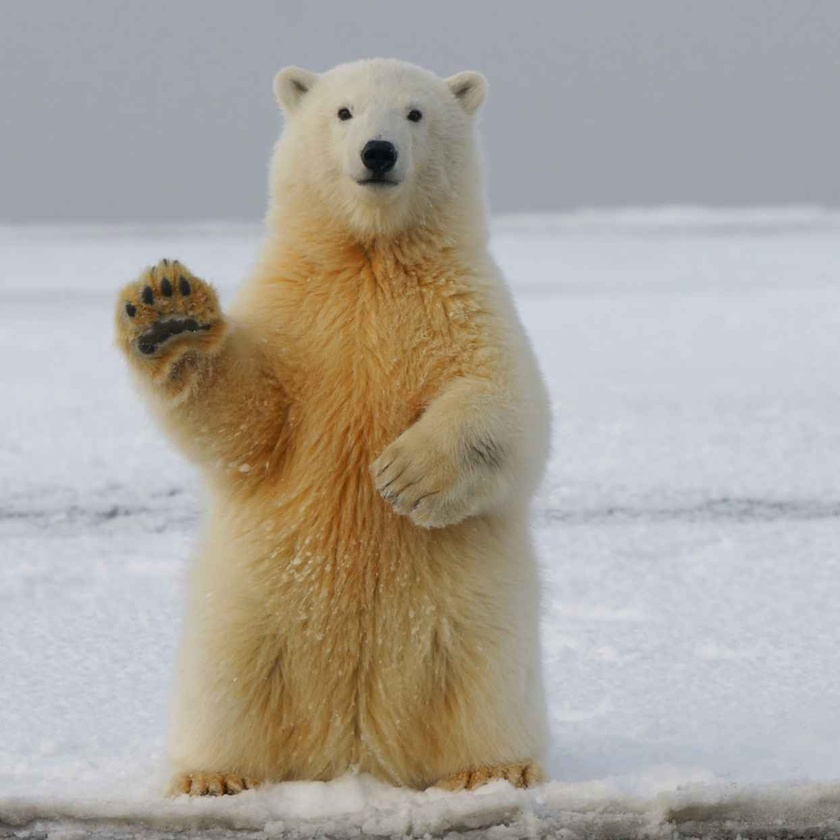
#> input picture image/triodoshippo_heroImageFullWidthMobile.jpg, 840 x 840 px, shrunk from 1244 x 1244 before the run, found by its file name
$ python 20220310.py   (older library calls are emulated)
#> lines starting #> are read from the running program, lines starting #| are printed output that depends on the picture
import cv2
import cv2 as cv
import matplotlib.pyplot as plt
import numpy as np

def image_contrast_enhance_gray(img, gamma):
    new_image = np.zeros(img.shape, dtype=img.dtype)
    img = cv.cvtColor(img, cv.COLOR_BGR2GRAY)
    # alpha = 1.0
    # beta = 50

    for y in range(img.shape[0]):
        for x in range(img.shape[1]):
            # new_image[y, x, c] = np.clip(alpha * img[y, x, c] + beta, 0, 255)
            new_image[y, x] = np.clip(pow(img[y, x]/255, 1 / gamma) * 255, 0, 255)
    cv.namedWindow("Contrast enhanced", cv.WINDOW_NORMAL)
    cv.imshow("Contrast enhanced", new_image)

def image_contrast_enhance_gray_easy(img, gamma, c):
    out = img.copy()
    out /= 255.
    out = (1/c * out) ** (1/gamma)
    out *= 255
    out = out.astype(np.uint8)
    cv.namedWindow("Gamma img easy", cv.WINDOW_NORMAL)
    cv.imshow("Gamma img easy", out)

def show_color_histo(img):
    color = ('b', 'g', 'r')
    for i, col in enumerate(color):
        hist = cv.calcHist([img], [i], None, [256], [0, 256])
        plt.plot(hist, color=col)
        plt.xlim([0, 256])
    plt.show()

def show_histogram_with_subplot(img):
    cv.imshow('original gray image',img)
    mask = np.zeros(img.shape[:2], np.uint8)
    mask[100:300, 200:500] = 255
    masked_img = cv2.bitwise_and(img, img, mask=mask)
    hist_full = cv.calcHist([img], [0], None, [256], [0, 256])
    hist_mask = cv.calcHist([img], [0], mask, [256], [0, 256])

    #plt.subplot(2, 2, 1)
    #plt.imshow(img)
    plt.subplot(2, 2, 2)
    plt.imshow(mask)
    plt.subplot(2, 2, 3)
    plt.imshow(masked_img)
    plt.subplot(2, 2, 4)
    plt.plot(hist_full)
    plt.subplot(2, 2, 4)
    plt.plot(hist_mask)
    plt.xlim([0, 256])
    plt.show()

path = "image\\triodoshippo_heroImageFullWidthMobile.jpg"
img = cv.imread(path)
#> img is the input picture: shape (840, 840, 3); mean B, G, R 158.2, 166.2, 172

GrayImgori = cv.imread(path, cv.IMREAD_GRAYSCALE)
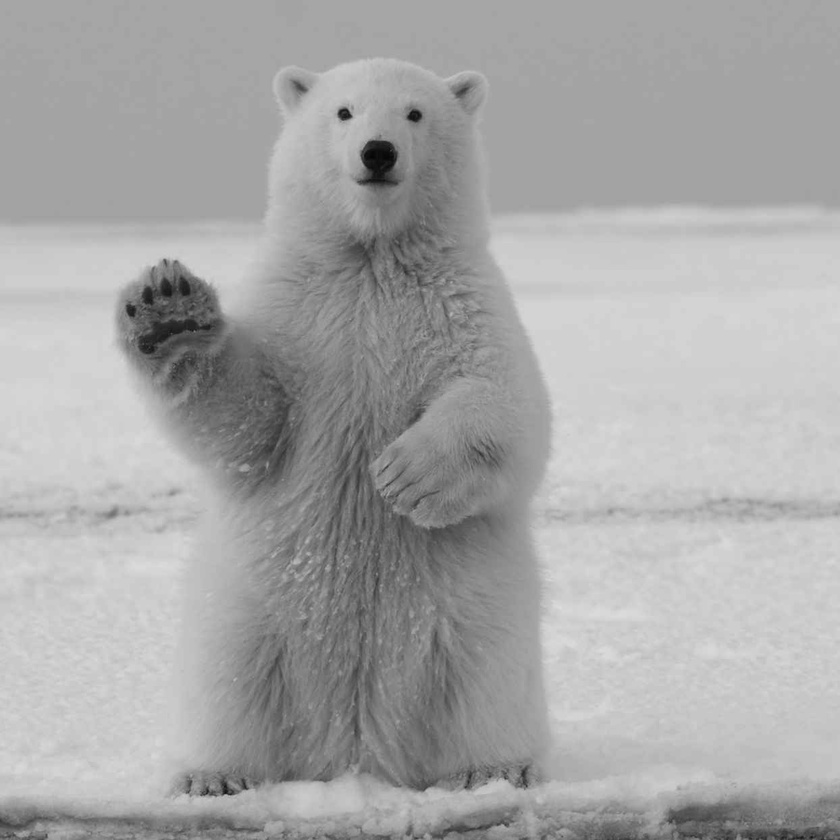
#> GrayImgori: shape (840, 840); min 5, max 222, mean 167.1
# [5 lines of commented-out code are left out]
show_color_histo(img)
#> in show_color_histo, `plt.show()`:
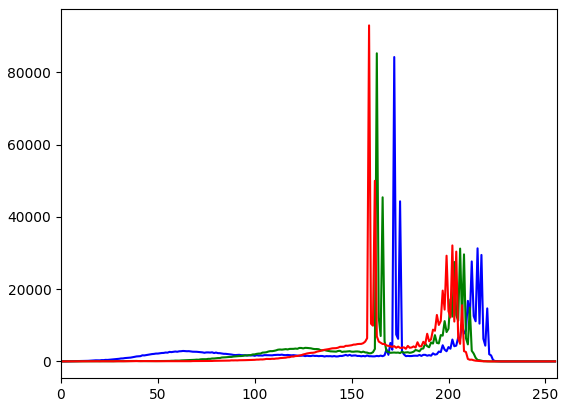
#> figure drawn by matplotlib, 1 panel; curve peaks at x = 172, y = 84249; curve peaks at x = 163, y = 85281; curve peaks at x = 159, y = 93008
show_histogram_with_subplot(GrayImgori)
#> in show_histogram_with_subplot, `masked_img = cv2.bitwise_and(img, img, mask=mask)`:
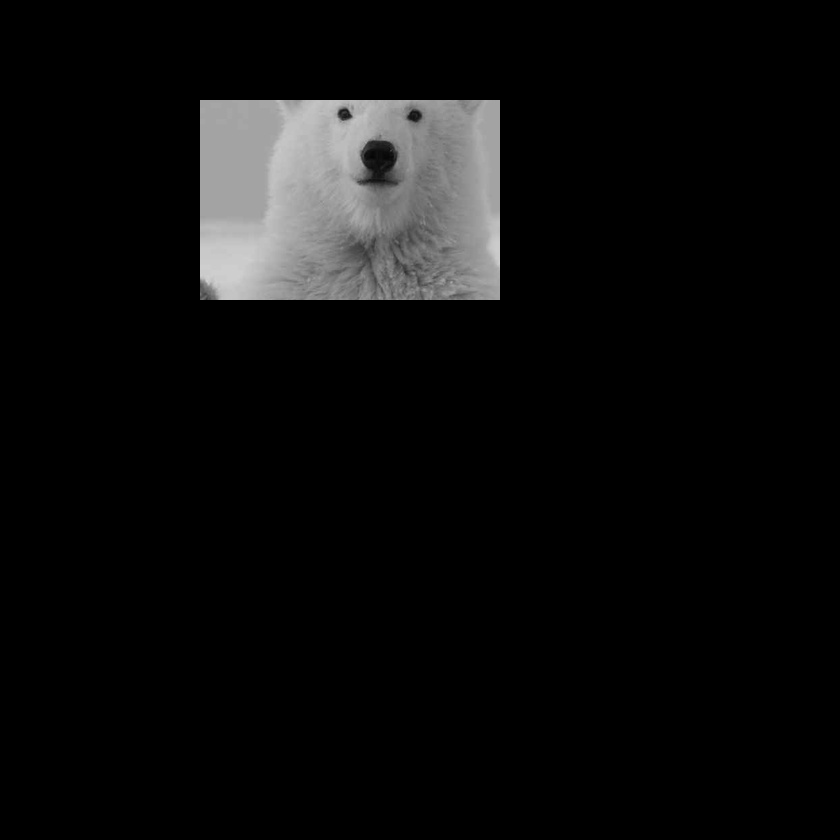
#> masked_img: shape (840, 840); min 0, max 208, mean 12.7
#> in show_histogram_with_subplot, `hist_full = cv.calcHist([img], [0], None, [256], [0, 256])`: hist_full = 256 values, max 90502 at index 163, min 0 at index 0, mean 2756.2
#> in show_histogram_with_subplot, `hist_mask = cv.calcHist([img], [0], mask, [256], [0, 256])`: hist_mask = 256 values, max 8709 at index 163, min 0 at index 0, mean 234.4
#> in show_histogram_with_subplot, `plt.show()`:
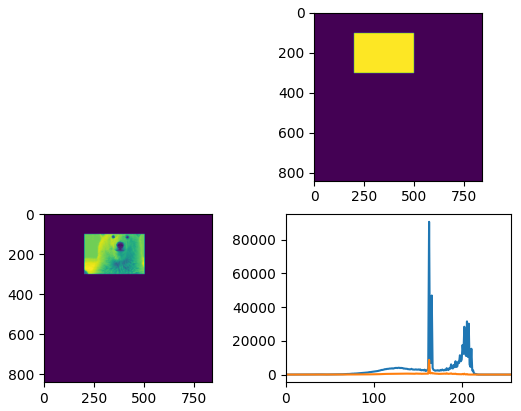
#> figure drawn by matplotlib, 3 panels; panel 3: curve peaks at x = 163, y = 90502; panel 3: curve peaks at x = 163, y = 8709
cv.waitKey()
